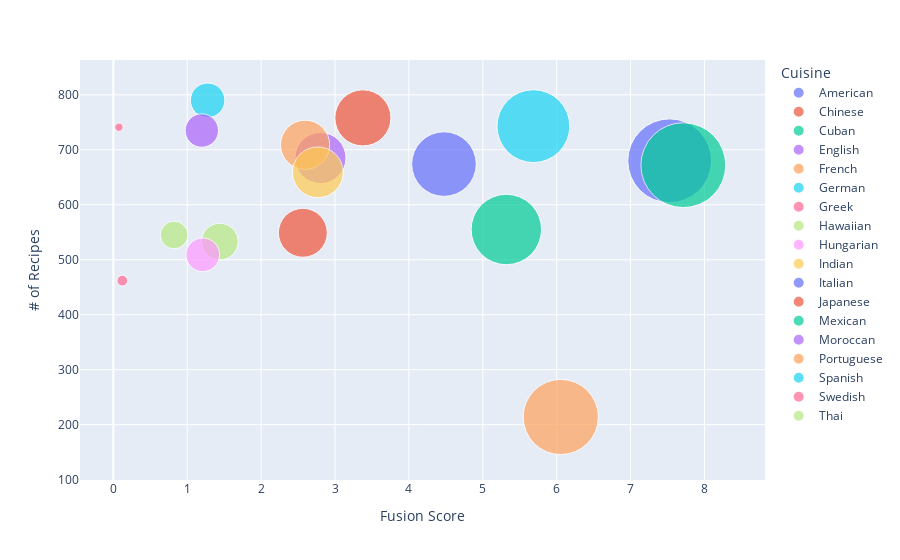

The cell this chart's notebook holds for it:
### Code cell
## Visualization for overall fusion scores.

## Create dataframe for easy feeding into visualization
fusion_scores = list(cuisine_fusion_score.values())
cuisine_occurences = list(dict_cuisine_freq.values())
list_num_pairings = list(cuisine_num_pairings.values())

fusion_dict = {'Cuisine': CUISINES, '# of Recipes': cuisine_occurences, 'Fusion Score': fusion_scores}

fusion_df = pd.DataFrame(fusion_dict)

fig = px.scatter(fusion_df, 
                x="Fusion Score", 
                y="# of Recipes",
	            size="Fusion Score",
                hover_name="Cuisine", 
                color="Cuisine",
                size_max=60
                )
fig.show()

### Figure 1 — Plotly figure (JSON) as saved in the notebook; plotly's stock layout.template omitted (floating-point values rounded to 4 significant figures)
{"data": [{"hovertemplate": "<b>%{hovertext}</b><br><br>Cuisine=American<br>Fusion Score=%{marker.size}<br># of Recipes=%{y}<extra></extra>", "hovertext": ["American"], "legendgroup": "American", "marker": {"color": "#636efa", "size": [7.529], "sizemode": "area", "sizeref": 0.002143, "symbol": "circle"}, "mode": "markers", "name": "American", "orientation": "v", "showlegend": true, "type": "scatter", "x": [7.529], "xaxis": "x", "y": [680], "yaxis": "y"}, {"hovertemplate": "<b>%{hovertext}</b><br><br>Cuisine=Chinese<br>Fusion Score=%{marker.size}<br># of Recipes=%{y}<extra></extra>", "hovertext": ["Chinese"], "legendgroup": "Chinese", "marker": {"color": "#EF553B", "size": [3.377], "sizemode": "area", "sizeref": 0.002143, "symbol": "circle"}, "mode": "markers", "name": "Chinese", "orientation": "v", "showlegend": true, "type": "scatter", "x": [3.377], "xaxis": "x", "y": [758], "yaxis": "y"}, {"hovertemplate": "<b>%{hovertext}</b><br><br>Cuisine=Cuban<br>Fusion Score=%{marker.size}<br># of Recipes=%{y}<extra></extra>", "hovertext": ["Cuban"], "legendgroup": "Cuban", "marker": {"color": "#00cc96", "size": [5.319], "sizemode": "area", "sizeref": 0.002143, "symbol": "circle"}, "mode": "markers", "name": "Cuban", "orientation": "v", "showlegend": true, "type": "scatter", "x": [5.319], "xaxis": "x", "y": [555], "yaxis": "y"}, {"hovertemplate": "<b>%{hovertext}</b><br><br>Cuisine=English<br>Fusion Score=%{marker.size}<br># of Recipes=%{y}<extra></extra>", "hovertext": ["English"], "legendgroup": "English", "marker": {"color": "#ab63fa", "size": [2.803], "sizemode": "area", "sizeref": 0.002143, "symbol": "circle"}, "mode": "markers", "name": "English", "orientation": "v", "showlegend": true, "type": "scatter", "x": [2.803], "xaxis": "x", "y": [685], "yaxis": "y"}, {"hovertemplate": "<b>%{hovertext}</b><br><br>Cuisine=French<br>Fusion Score=%{marker.size}<br># of Recipes=%{y}<extra></extra>", "hovertext": ["French"], "legendgroup": "French", "marker": {"color": "#FFA15A", "size": [2.595], "sizemode": "area", "sizeref": 0.002143, "symbol": "circle"}, "mode": "markers", "name": "French", "orientation": "v", "showlegend": true, "type": "scatter", "x": [2.595], "xaxis": "x", "y": [709], "yaxis": "y"}, {"hovertemplate": "<b>%{hovertext}</b><br><br>Cuisine=German<br>Fusion Score=%{marker.size}<br># of Recipes=%{y}<extra></extra>", "hovertext": ["German"], "legendgroup": "German", "marker": {"color": "#19d3f3", "size": [1.276], "sizemode": "area", "sizeref": 0.002143, "symbol": "circle"}, "mode": "markers", "name": "German", "orientation": "v", "showlegend": true, "type": "scatter", "x": [1.276], "xaxis": "x", "y": [790], "yaxis": "y"}, {"hovertemplate": "<b>%{hovertext}</b><br><br>Cuisine=Greek<br>Fusion Score=%{marker.size}<br># of Recipes=%{y}<extra></extra>", "hovertext": ["Greek"], "legendgroup": "Greek", "marker": {"color": "#FF6692", "size": [0.07557], "sizemode": "area", "sizeref": 0.002143, "symbol": "circle"}, "mode": "markers", "name": "Greek", "orientation": "v", "showlegend": true, "type": "scatter", "x": [0.07557], "xaxis": "x", "y": [741], "yaxis": "y"}, {"hovertemplate": "<b>%{hovertext}</b><br><br>Cuisine=Hawaiian<br>Fusion Score=%{marker.size}<br># of Recipes=%{y}<extra></extra>", "hovertext": ["Hawaiian"], "legendgroup": "Hawaiian", "marker": {"color": "#B6E880", "size": [1.441], "sizemode": "area", "sizeref": 0.002143, "symbol": "circle"}, "mode": "markers", "name": "Hawaiian", "orientation": "v", "showlegend": true, "type": "scatter", "x": [1.441], "xaxis": "x", "y": [533], "yaxis": "y"}, {"hovertemplate": "<b>%{hovertext}</b><br><br>Cuisine=Hungarian<br>Fusion Score=%{marker.size}<br># of Recipes=%{y}<extra></extra>", "hovertext": ["Hungarian"], "legendgroup": "Hungarian", "marker": {"color": "#FF97FF", "size": [1.21], "sizemode": "area", "sizeref": 0.002143, "symbol": "circle"}, "mode": "markers", "name": "Hungarian", "orientation": "v", "showlegend": true, "type": "scatter", "x": [1.21], "xaxis": "x", "y": [509], "yaxis": "y"}, {"hovertemplate": "<b>%{hovertext}</b><br><br>Cuisine=Indian<br>Fusion Score=%{marker.size}<br># of Recipes=%{y}<extra></extra>", "hovertext": ["Indian"], "legendgroup": "Indian", "marker": {"color": "#FECB52", "size": [2.768], "sizemode": "area", "sizeref": 0.002143, "symbol": "circle"}, "mode": "markers", "name": "Indian", "orientation": "v", "showlegend": true, "type": "scatter", "x": [2.768], "xaxis": "x", "y": [659], "yaxis": "y"}, {"hovertemplate": "<b>%{hovertext}</b><br><br>Cuisine=Italian<br>Fusion Score=%{marker.size}<br># of Recipes=%{y}<extra></extra>", "hovertext": ["Italian"], "legendgroup": "Italian", "marker": {"color": "#636efa", "size": [4.475], "sizemode": "area", "sizeref": 0.002143, "symbol": "circle"}, "mode": "markers", "name": "Italian", "orientation": "v", "showlegend": true, "type": "scatter", "x": [4.475], "xaxis": "x", "y": [674], "yaxis": "y"}, {"hovertemplate": "<b>%{hovertext}</b><br><br>Cuisine=Japanese<br>Fusion Score=%{marker.size}<br># of Recipes=%{y}<extra></extra>", "hovertext": ["Japanese"], "legendgroup": "Japanese", "marker": {"color": "#EF553B", "size": [2.565], "sizemode": "area", "sizeref": 0.002143, "symbol": "circle"}, "mode": "markers", "name": "Japanese", "orientation": "v", "showlegend": true, "type": "scatter", "x": [2.565], "xaxis": "x", "y": [549], "yaxis": "y"}, {"hovertemplate": "<b>%{hovertext}</b><br><br>Cuisine=Mexican<br>Fusion Score=%{marker.size}<br># of Recipes=%{y}<extra></extra>", "hovertext": ["Mexican"], "legendgroup": "Mexican", "marker": {"color": "#00cc96", "size": [7.714], "sizemode": "area", "sizeref": 0.002143, "symbol": "circle"}, "mode": "markers", "name": "Mexican", "orientation": "v", "showlegend": true, "type": "scatter", "x": [7.714], "xaxis": "x", "y": [672], "yaxis": "y"}, {"hovertemplate": "<b>%{hovertext}</b><br><br>Cuisine=Moroccan<br>Fusion Score=%{marker.size}<br># of Recipes=%{y}<extra></extra>", "hovertext": ["Moroccan"], "legendgroup": "Moroccan", "marker": {"color": "#ab63fa", "size": [1.197], "sizemode": "area", "sizeref": 0.002143, "symbol": "circle"}, "mode": "markers", "name": "Moroccan", "orientation": "v", "showlegend": true, "type": "scatter", "x": [1.197], "xaxis": "x", "y": [735], "yaxis": "y"}, {"hovertemplate": "<b>%{hovertext}</b><br><br>Cuisine=Portuguese<br>Fusion Score=%{marker.size}<br># of Recipes=%{y}<extra></extra>", "hovertext": ["Portuguese"], "legendgroup": "Portuguese", "marker": {"color": "#FFA15A", "size": [6.056], "sizemode": "area", "sizeref": 0.002143, "symbol": "circle"}, "mode": "markers", "name": "Portuguese", "orientation": "v", "showlegend": true, "type": "scatter", "x": [6.056], "xaxis": "x", "y": [214], "yaxis": "y"}, {"hovertemplate": "<b>%{hovertext}</b><br><br>Cuisine=Spanish<br>Fusion Score=%{marker.size}<br># of Recipes=%{y}<extra></extra>", "hovertext": ["Spanish"], "legendgroup": "Spanish", "marker": {"color": "#19d3f3", "size": [5.685], "sizemode": "area", "sizeref": 0.002143, "symbol": "circle"}, "mode": "markers", "name": "Spanish", "orientation": "v", "showlegend": true, "type": "scatter", "x": [5.685], "xaxis": "x", "y": [743], "yaxis": "y"}, {"hovertemplate": "<b>%{hovertext}</b><br><br>Cuisine=Swedish<br>Fusion Score=%{marker.size}<br># of Recipes=%{y}<extra></extra>", "hovertext": ["Swedish"], "legendgroup": "Swedish", "marker": {"color": "#FF6692", "size": [0.1212], "sizemode": "area", "sizeref": 0.002143, "symbol": "circle"}, "mode": "markers", "name": "Swedish", "orientation": "v", "showlegend": true, "type": "scatter", "x": [0.1212], "xaxis": "x", "y": [462], "yaxis": "y"}, {"hovertemplate": "<b>%{hovertext}</b><br><br>Cuisine=Thai<br>Fusion Score=%{marker.size}<br># of Recipes=%{y}<extra></extra>", "hovertext": ["Thai"], "legendgroup": "Thai", "marker": {"color": "#B6E880", "size": [0.822], "sizemode": "area", "sizeref": 0.002143, "symbol": "circle"}, "mode": "markers", "name": "Thai", "orientation": "v", "showlegend": true, "type": "scatter", "x": [0.822], "xaxis": "x", "y": [545], "yaxis": "y"}], "layout": {"legend": {"itemsizing": "constant", "title": {"text": "Cuisine"}, "tracegroupgap": 0}, "margin": {"t": 60}, "xaxis": {"anchor": "y", "domain": [0, 1], "title": {"text": "Fusion Score"}}, "yaxis": {"anchor": "x", "domain": [0, 1], "title": {"text": "# of Recipes"}}}}
